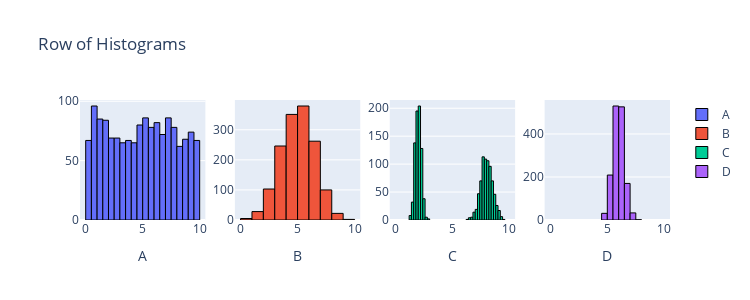

This figure's notebook cell:
### Code cell
from scipy import stats
import plotly.graph_objects as go
from plotly.subplots import make_subplots
import numpy as np

n = 1500
data1 = stats.uniform.rvs(0, 10, size=n)
data2 = stats.norm.rvs(5, 1.5, size=n)
data3 = np.r_[stats.norm.rvs(2, 0.25, size=int(n/2)), stats.norm.rvs(8, 0.5, size=int(n/2))]
data4 = stats.norm.rvs(6, 0.5, size=n)

fig = make_subplots(rows=1, cols=4)

fig.add_trace(go.Histogram(x=data1, name='A', nbinsx=30, marker=dict(line=dict(color='black', width=1))), row=1, col=1)
fig.add_trace(go.Histogram(x=data2, name='B', nbinsx=15, marker=dict(line=dict(color='black', width=1))), row=1, col=2)
fig.add_trace(go.Histogram(x=data3, name='C', nbinsx=45, marker=dict(line=dict(color='black', width=1))), row=1, col=3)
fig.add_trace(go.Histogram(x=data4, name='D', nbinsx=15, marker=dict(line=dict(color='black', width=1))), row=1, col=4)

fig.update_layout(height=300, width=750, title_text="Row of Histograms")
fig.update_xaxes(title_text="A", row=1, col=1)
fig.update_xaxes(title_text="B", row=1, col=2)
fig.update_xaxes(title_text="C", row=1, col=3)
fig.update_xaxes(title_text="D", row=1, col=4)
fig.update_xaxes(range=[-0.5, 10.5])

for trace in fig.data:
    trace.xbins = dict(start=0, end=10)
    
# This code was produced by just making requests to Microsoft Copilot
# https://github.com/pointOfive/stat130chat130/blob/main/CHATLOG/wk3/COP/SLS/0001_concise_makeAplotV1.md

fig.show() # USE `fig.show(renderer="png")` FOR ALL GitHub and MarkUs SUBMISSIONS

### Figure 1 — Plotly figure (JSON) as saved in the notebook; plotly's stock layout.template omitted (floating-point values rounded to 4 significant figures; data arrays with more than 128 entries replaced by an {"elided": "..."} marker saying what was removed)
{"data": [{"marker": {"line": {"color": "black", "width": 1}}, "name": "A", "nbinsx": 30, "type": "histogram", "x": {"elided": "1500 float values"}, "xaxis": "x", "xbins": {"end": 10, "start": 0}, "yaxis": "y"}, {"marker": {"line": {"color": "black", "width": 1}}, "name": "B", "nbinsx": 15, "type": "histogram", "x": {"elided": "1500 float values"}, "xaxis": "x2", "xbins": {"end": 10, "start": 0}, "yaxis": "y2"}, {"marker": {"line": {"color": "black", "width": 1}}, "name": "C", "nbinsx": 45, "type": "histogram", "x": {"elided": "1500 float values"}, "xaxis": "x3", "xbins": {"end": 10, "start": 0}, "yaxis": "y3"}, {"marker": {"line": {"color": "black", "width": 1}}, "name": "D", "nbinsx": 15, "type": "histogram", "x": {"elided": "1500 float values"}, "xaxis": "x4", "xbins": {"end": 10, "start": 0}, "yaxis": "y4"}], "layout": {"height": 300, "title": {"text": "Row of Histograms"}, "width": 750, "xaxis": {"anchor": "y", "domain": [0, 0.2125], "range": [-0.5, 10.5], "title": {"text": "A"}}, "xaxis2": {"anchor": "y2", "domain": [0.2625, 0.475], "range": [-0.5, 10.5], "title": {"text": "B"}}, "xaxis3": {"anchor": "y3", "domain": [0.525, 0.7375], "range": [-0.5, 10.5], "title": {"text": "C"}}, "xaxis4": {"anchor": "y4", "domain": [0.7875, 1], "range": [-0.5, 10.5], "title": {"text": "D"}}, "yaxis": {"anchor": "x", "domain": [0, 1]}, "yaxis2": {"anchor": "x2", "domain": [0, 1]}, "yaxis3": {"anchor": "x3", "domain": [0, 1]}, "yaxis4": {"anchor": "x4", "domain": [0, 1]}}}
